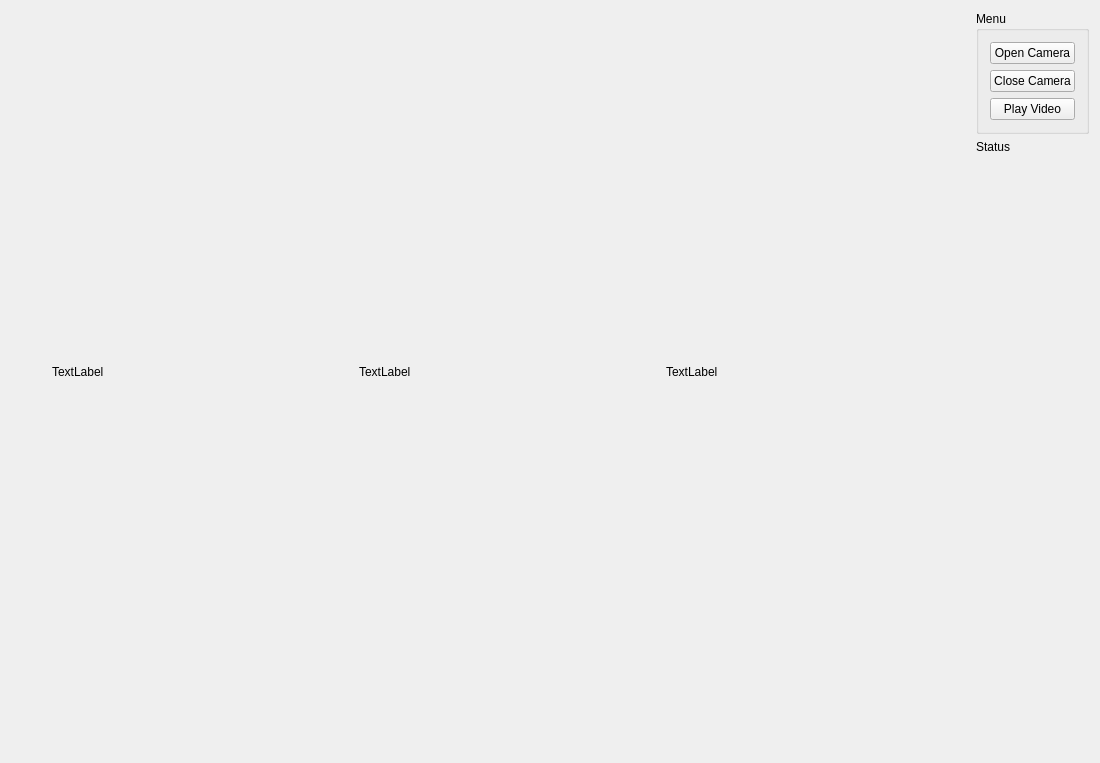
<?xml version="1.0" encoding="UTF-8"?>
<ui version="4.0">
 <class>MainWindow</class>
 <widget class="QMainWindow" name="MainWindow">
  <property name="geometry">
   <rect>
    <x>0</x>
    <y>0</y>
    <width>1100</width>
    <height>763</height>
   </rect>
  </property>
  <property name="minimumSize">
   <size>
    <width>300</width>
    <height>300</height>
   </size>
  </property>
  <property name="windowTitle">
   <string>MainWindow</string>
  </property>
  <widget class="QWidget" name="centralWidget">
   <layout class="QVBoxLayout" name="verticalLayout">
    <item>
     <layout class="QHBoxLayout" name="horizontalLayout">
      <item>
       <layout class="QVBoxLayout" name="verticalLayout_2">
        <item>
         <layout class="QGridLayout" name="gridLayout">
          <item row="0" column="1">
           <widget class="QLabel" name="g_gray">
            <property name="maximumSize">
             <size>
              <width>260</width>
              <height>16777215</height>
             </size>
            </property>
            <property name="text">
             <string>TextLabel</string>
            </property>
            <property name="scaledContents">
             <bool>false</bool>
            </property>
           </widget>
          </item>
          <item row="0" column="2">
           <widget class="QLabel" name="g_binary">
            <property name="maximumSize">
             <size>
              <width>260</width>
              <height>16777215</height>
             </size>
            </property>
            <property name="text">
             <string>TextLabel</string>
            </property>
            <property name="scaledContents">
             <bool>false</bool>
            </property>
           </widget>
          </item>
          <item row="0" column="0">
           <widget class="QLabel" name="g_events">
            <property name="enabled">
             <bool>true</bool>
            </property>
            <property name="maximumSize">
             <size>
              <width>260</width>
              <height>16777215</height>
             </size>
            </property>
            <property name="text">
             <string>TextLabel</string>
            </property>
            <property name="scaledContents">
             <bool>false</bool>
            </property>
           </widget>
          </item>
         </layout>
        </item>
        <item>
         <spacer name="horizontalSpacer">
          <property name="orientation">
           <enum>Qt::Horizontal</enum>
          </property>
          <property name="sizeType">
           <enum>QSizePolicy::Expanding</enum>
          </property>
          <property name="sizeHint" stdset="0">
           <size>
            <width>10000</width>
            <height>20</height>
           </size>
          </property>
         </spacer>
        </item>
       </layout>
      </item>
      <item>
       <layout class="QFormLayout" name="formLayout">
        <property name="sizeConstraint">
         <enum>QLayout::SetDefaultConstraint</enum>
        </property>
        <property name="fieldGrowthPolicy">
         <enum>QFormLayout::AllNonFixedFieldsGrow</enum>
        </property>
        <property name="formAlignment">
         <set>Qt::AlignLeading|Qt::AlignLeft|Qt::AlignTop</set>
        </property>
        <item row="1" column="0">
         <widget class="QGroupBox" name="groupBox">
          <property name="maximumSize">
           <size>
            <width>300</width>
            <height>16777215</height>
           </size>
          </property>
          <property name="title">
           <string>Menu</string>
          </property>
          <layout class="QGridLayout" name="gridLayout_2">
           <item row="0" column="0">
            <widget class="QPushButton" name="b_Camera">
             <property name="text">
              <string>Open Camera</string>
             </property>
            </widget>
           </item>
           <item row="1" column="0">
            <widget class="QPushButton" name="b_Video">
             <property name="text">
              <string>Close Camera</string>
             </property>
            </widget>
           </item>
           <item row="2" column="0">
            <widget class="QPushButton" name="b_Play">
             <property name="text">
              <string>Play Video</string>
             </property>
            </widget>
           </item>
          </layout>
         </widget>
        </item>
        <item row="2" column="0" colspan="2">
         <widget class="QLabel" name="l_status">
          <property name="sizePolicy">
           <sizepolicy hsizetype="Preferred" vsizetype="Maximum">
            <horstretch>0</horstretch>
            <verstretch>0</verstretch>
           </sizepolicy>
          </property>
          <property name="text">
           <string>Status</string>
          </property>
         </widget>
        </item>
       </layout>
      </item>
     </layout>
    </item>
   </layout>
  </widget>
 </widget>
 <layoutdefault spacing="6" margin="11"/>
 <resources/>
 <connections/>
</ui>
